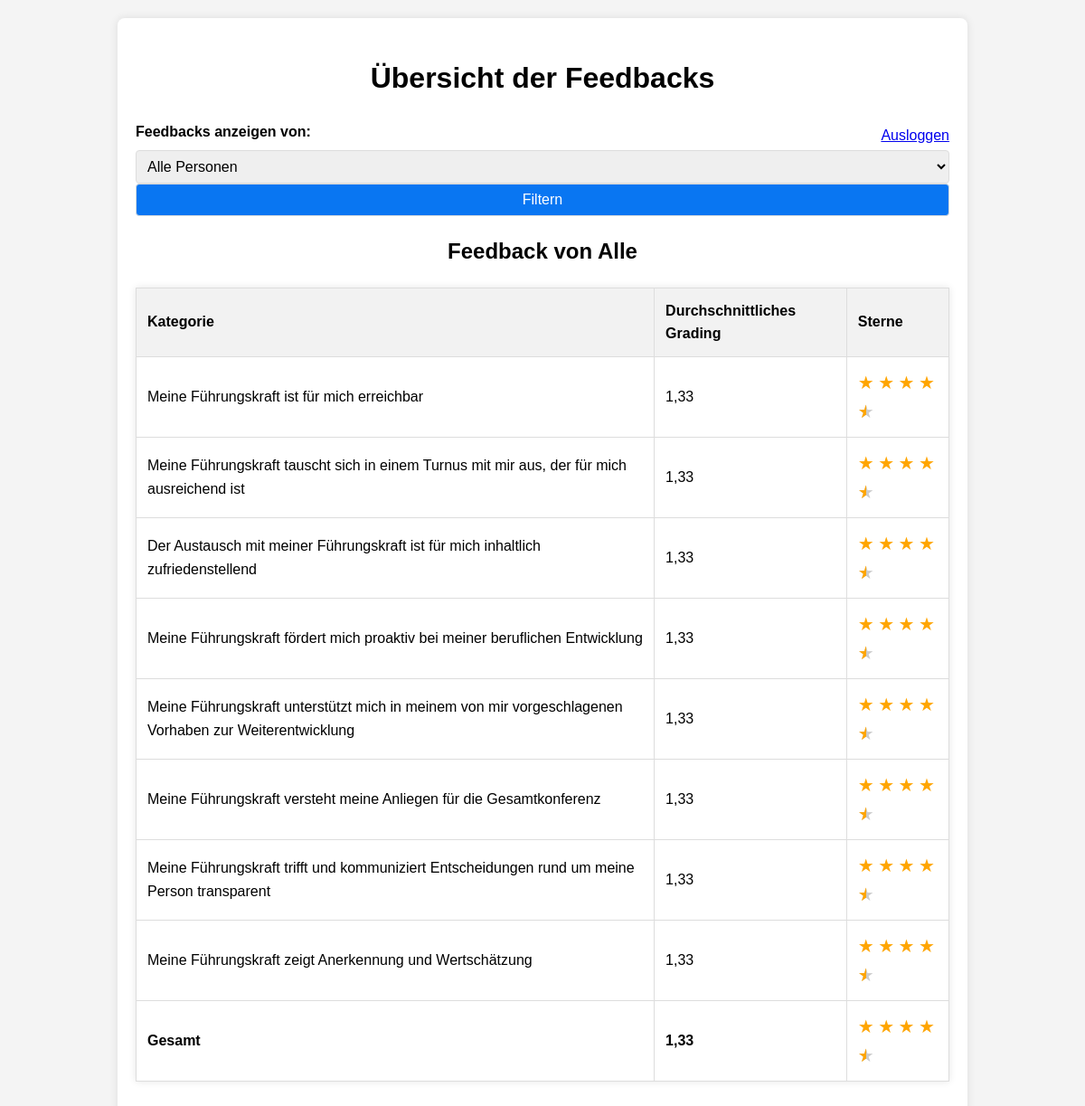
Page /feedback-overview/ (signed in) on the committed database.
### zeugnis/models.py (models this page shows, shortened)
class Fragenkatalog(models.Model):
    name = models.CharField(max_length=255, unique=True)

### zeugnis/views.py (the view)
# urls.py: path('feedback-overview/', feedback_overview, name='feedback_overview'),
@login_required
@user_passes_test(admin_or_partner_check)
def feedback_overview(request):
    persons = feedbackItem.objects.values_list('person', flat=True).distinct()
    person_filter = request.GET.get('person')
    if person_filter:
        filtered_feedback_data = feedbackItem.objects.filter(person=person_filter)
    else:
        filtered_feedback_data = feedbackItem.objects.all()
    categories = filtered_feedback_data.values_list('category', flat=True).distinct()
    category_avg_grades = {}
    for category in categories:
        avg_grade = filtered_feedback_data.filter(category=category).aggregate(avg_grade=Avg('grading'))['avg_grade']
        category_avg_grades[category] = avg_grade if avg_grade is not None else 0.0
    total_avg_grade = filtered_feedback_data.aggregate(avg_grade=Avg('grading'))['avg_grade']
    fragen = Fragenkatalog.objects.all()
    fragen_list = list(fragen)
    fragen_avg_grades = []
    for index, frage in enumerate(fragen_list):
        category_name = f"Kategorie {index + 1}"
        avg_grade = category_avg_grades.get(category_name, 0.0)
        fragen_avg_grades.append((frage.name, avg_grade))
    context = {
        'persons': persons,
        'filtered_feedback_data': filtered_feedback_data,
        'category_avg_grades': category_avg_grades,
        'total_avg_grade': total_avg_grade if total_avg_grade is not None else 0.0,
        'selected_person': person_filter if person_filter else 'Alle',
        'fragen_avg_grades': fragen_avg_grades
    }
    return render(request, 'feedback_overview.html', context)

### zeugnis/templatetags/custom_tags.py (called while the page is built)
@register.filter(name='custom_range')
def custom_range(value, arg=None):
    if arg is None:
        start, end = 1, value
    else:
        start, end = value, arg
    return range(start, end + 1)

@register.filter(name='add')
def add(value, arg):
    return value + arg

@register.filter(name='to_stars')
def to_stars(avg_grade):
    if avg_grade is None:
        return 0
    if avg_grade <= 1.0:
        return 5
    elif avg_grade <= 1.5:
        return 4.5
    elif avg_grade <= 2.0:
        return 4
    elif avg_grade <= 2.5:
        return 3.5
    elif avg_grade <= 3.0:
        return 3
    elif avg_grade <= 3.5:
        return 2.5
    elif avg_grade <= 4.0:
        return 2
    elif avg_grade <= 4.5:
        return 1.5
    else:
        return 1

### zeugnis/views.py (called while the page is built)
def admin_or_partner_check(user):
    return user.is_superuser or user.partner

### zeugnis/templates/feedback_overview.html (shortened to what this page needs)
{% load custom_tags %}
<!DOCTYPE html>
<html lang="de">
<head>
</head>
<body>
  <div class="container">
    <h1>Übersicht der Feedbacks</h1>
    <form method="GET">
      <div style="display: flex; justify-content: space-between; align-items: center;">
        <label for="person_select">Feedbacks anzeigen von:</label>
        <a href="#" onclick="logout()">Ausloggen</a>
      </div>
      <select name="person" id="person_select">
        <option value="">Alle Personen</option>
      </select>
      <button type="submit">Filtern</button>
    </form>
    {% if fragen_avg_grades %}
    <h2>Feedback von {{ selected_person }}</h2>
    <table>
      <thead>
        <tr>
          <th>Kategorie</th>
          <th>Durchschnittliches Grading</th>
          <th>Sterne</th>
        </tr>
      </thead>
      <tbody>
        {% for frage_name, avg_grade in fragen_avg_grades %}
        <tr>
          <td>{{ frage_name }}</td>
          <td>{{ avg_grade|floatformat:"2" }}</td>
          <td>
            <div class="stars">
              {% for i in 1|custom_range:5 %}
                {% if i <= avg_grade|default:0|to_stars %}
                  <span class="star filled">&#9733;</span>
                {% elif i == avg_grade|default:0|to_stars|add:0.5 %}
                  <span class="star half-filled">&#9733;</span>
                {% else %}
                  <span class="star">&#9733;</span>
                {% endif %}
              {% endfor %}
            </div>
          </td>
        </tr>
        {% endfor %}
        <tr>
          <td><strong>Gesamt</strong></td>
          <td><strong>{{ total_avg_grade|floatformat:"2" }}</strong></td>
          <td>
            <div class="stars">
              {% for i in 1|custom_range:5 %}
                {% if i <= total_avg_grade|to_stars %}
                  <span class="star filled">&#9733;</span>
                {% elif i == total_avg_grade|to_stars|add:0.5 %}
                  <span class="star half-filled">&#9733;</span>
                {% else %}
                  <span class="star">&#9733;</span>
                {% endif %}
              {% endfor %}
            </div>
          </td>
        </tr>
      </tbody>
    </table>
    {% endif %}
  </div>
</body>
</html>

### zeugnis/templates/feedback_overview.html (style rules this page uses)
body { font-family: Arial, sans-serif; line-height: 1.6; background-color: #f4f4f4; margin: 0; padding: 20px; }
.container { max-width: 900px; margin: 0 auto; background: #fff; padding: 20px; border-radius: 8px; box-shadow: 0 0 10px rgba(0, 0, 0, 0.1); }
h1, h2 { text-align: center; margin-bottom: 20px; }
form { margin-bottom: 20px; }
label { display: block; margin-bottom: 8px; font-weight: bold; }
select, button { padding: 8px; font-size: 16px; border: 1px solid #ddd; border-radius: 4px; width: 100%; box-sizing: border-box; }
button { background-color: #0976f2; color: white; cursor: pointer; transition: background-color 0.3s ease; }
table { width: 100%; border-collapse: collapse; margin-bottom: 20px; box-shadow: 0 0 8px rgba(0, 0, 0, 0.1); }
th, td { border: 1px solid #ddd; padding: 12px; text-align: left; }
th { background-color: #f2f2f2; }
.stars { display: inline-block; }
.star { font-size: 20px; color: #ccc; position: relative; }
.star.filled { color: orange; }
.star.half-filled::before { content: "\2605"; color: orange; position: absolute; width: 50%; overflow: hidden; }

### rows in the picture
Fragenkatalog: fragen_avg_grades "Meine Führungskraft ist für mich erreichbar"
Fragenkatalog: fragen_avg_grades "Meine Führungskraft tauscht sich in einem Turnus mit mir aus, der für mich ausreichend ist"
Fragenkatalog: fragen_avg_grades "Der Austausch mit meiner Führungskraft ist für mich inhaltlich zufriedenstellend"
Fragenkatalog: fragen_avg_grades "Meine Führungskraft fördert mich proaktiv bei meiner beruflichen Entwicklung"
Fragenkatalog: fragen_avg_grades "Meine Führungskraft unterstützt mich in meinem von mir vorgeschlagenen Vorhaben zur Weiterentwicklung"
Fragenkatalog: fragen_avg_grades "Meine Führungskraft versteht meine Anliegen für die Gesamtkonferenz"
Fragenkatalog: fragen_avg_grades "Meine Führungskraft trifft und kommuniziert Entscheidungen rund um meine Person transparent"
Fragenkatalog: fragen_avg_grades "Meine Führungskraft zeigt Anerkennung und Wertschätzung"

### other values in the picture
{{ selected_person }} "Alle"
{{ avg_grade|floatformat:"2" }} "1,33" "1,33" "1,33" "1,33" "1,33" "1,33" "1,33" "1,33"
{{ total_avg_grade|floatformat:"2" }} "1,33"
